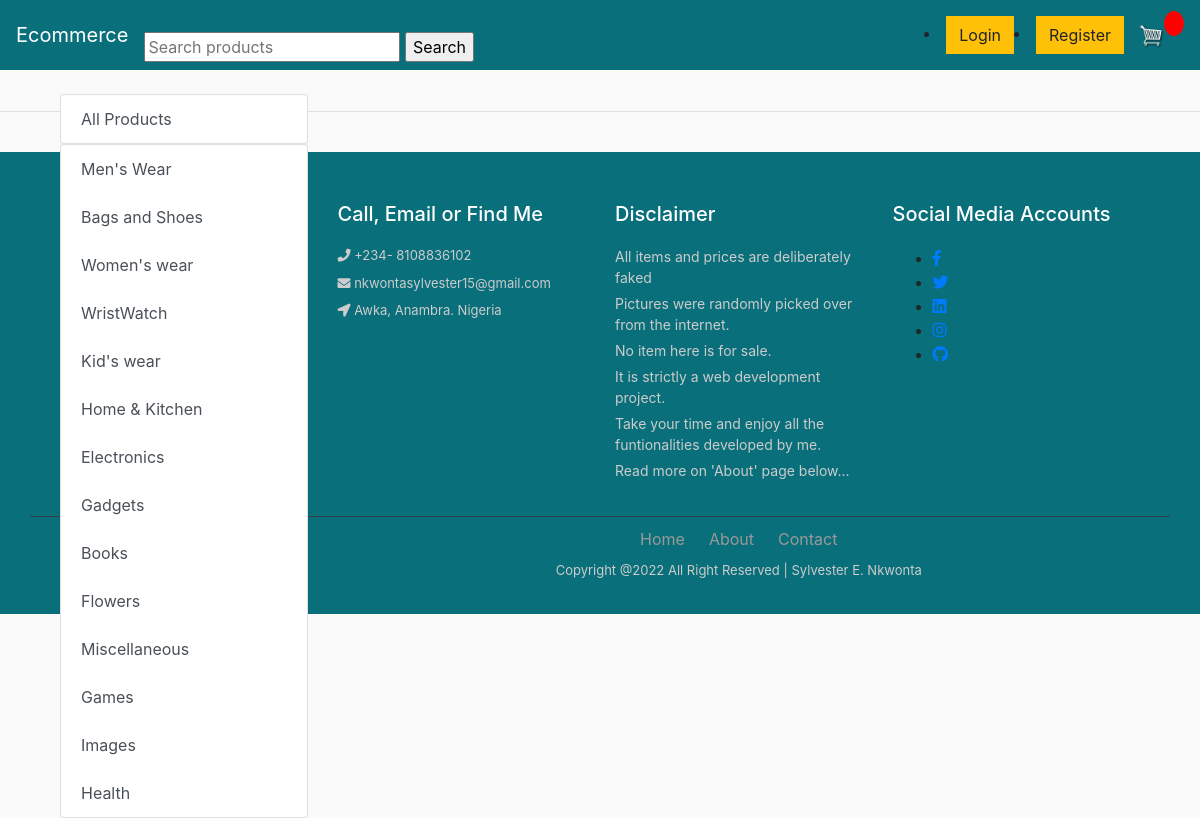
The page /category/ on the database its author committed.
### e_commerce/models.py (models this page shows, shortened)
class Category(models.Model):
    name = models.CharField(max_length=40, verbose_name='name')
    slug = models.SlugField(max_length=200, unique=True, null=True, blank=True)
    class  Meta:  #new
        verbose_name_plural  =  "Categories"

### e_commerce/views.py (the view)
# urls.py: path('category/', views.CategoryListView.as_view(), name="category"),
class CategoryListView(generic.ListView):
    model = Category
    template_name = 'e_commerce/category.html'
    def get_context_data(self,**Kwargs):
        context = super(CategoryListView, self).get_context_data(**Kwargs)
        context['category_list'] = Category.objects.all()
        return context

### e_commerce/templates/e_commerce/category.html (shortened to what this page needs)
{% extends 'base.html' %}
{% block body %}
<div class="col-lg-3 float-left"> <br>
    <strong><a href="/" class="list-group-item list-group-item-action btn btn-outline-success">All Products</a></strong>
    <div class="list-group">
        {% for category in category_list %}
        <a href="{% url 'category-details' category.slug %}"
            class="list-group-item list-group-item-action btn btn-outline-success ">{{category.name}}</a>
        {% endfor %}
    </div>
</div>
{% endblock body%}

### static/css/main.css (style rules this page uses)
body { background-color:hsl(0, 0%, 98%); }
.btn { border-radius: 0; }

### rows shown on the page
Category: name "Men's Wear"
Category: name "Bags and Shoes"
Category: name "Women's wear"
Category: name "WristWatch"
Category: name "Kid's wear"
Category: name "Home & Kitchen"
Category: name "Electronics"
Category: name "Gadgets"
Category: name "Books"
Category: name "Flowers"
Category: name "Miscellaneous"
Category: name "Games"
Category: name "Images"
Category: name "Health"
